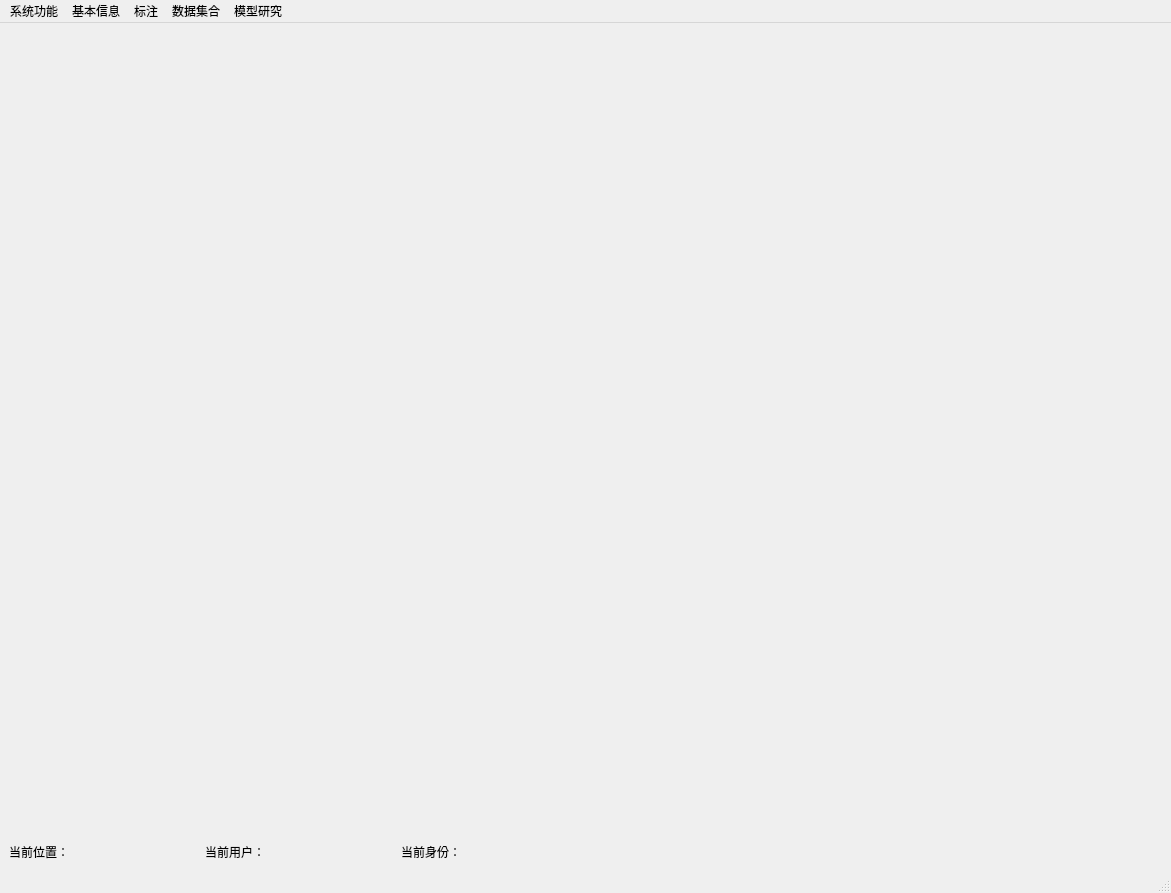
<?xml version="1.0" encoding="UTF-8"?>
<ui version="4.0">
 <class>MainWindow</class>
 <widget class="QMainWindow" name="MainWindow">
  <property name="geometry">
   <rect>
    <x>0</x>
    <y>0</y>
    <width>1171</width>
    <height>893</height>
   </rect>
  </property>
  <property name="windowTitle">
   <string>MainWindow</string>
  </property>
  <widget class="QWidget" name="centralwidget">
   <layout class="QVBoxLayout" name="verticalLayout" stretch="9,0">
    <item>
     <widget class="QWidget" name="widget" native="true"/>
    </item>
    <item>
     <layout class="QHBoxLayout" name="horizontalLayout" stretch="2,2,2,6">
      <item>
       <widget class="QLabel" name="label">
        <property name="text">
         <string>当前位置：</string>
        </property>
       </widget>
      </item>
      <item>
       <widget class="QLabel" name="label_3">
        <property name="text">
         <string>当前用户：</string>
        </property>
       </widget>
      </item>
      <item>
       <widget class="QLabel" name="label_2">
        <property name="text">
         <string>当前身份：</string>
        </property>
       </widget>
      </item>
      <item>
       <spacer name="horizontalSpacer">
        <property name="orientation">
         <enum>Qt::Horizontal</enum>
        </property>
        <property name="sizeHint" stdset="0">
         <size>
          <width>40</width>
          <height>20</height>
         </size>
        </property>
       </spacer>
      </item>
     </layout>
    </item>
   </layout>
  </widget>
  <widget class="QMenuBar" name="menubar">
   <property name="geometry">
    <rect>
     <x>0</x>
     <y>0</y>
     <width>1171</width>
     <height>23</height>
    </rect>
   </property>
   <widget class="QMenu" name="menu_1">
    <property name="title">
     <string>系统功能</string>
    </property>
    <addaction name="action_1"/>
    <addaction name="action_2"/>
    <addaction name="action_3"/>
    <addaction name="action_4"/>
    <addaction name="action_5"/>
    <addaction name="action_6"/>
    <addaction name="action_7"/>
   </widget>
   <widget class="QMenu" name="menu_2">
    <property name="title">
     <string>基本信息</string>
    </property>
    <addaction name="action_8"/>
    <addaction name="action_9"/>
    <addaction name="action_10"/>
    <addaction name="action_11"/>
    <addaction name="action_12"/>
    <addaction name="action_13"/>
   </widget>
   <widget class="QMenu" name="menu">
    <property name="title">
     <string>标注</string>
    </property>
    <addaction name="action_14"/>
    <addaction name="action_15"/>
    <addaction name="action_16"/>
    <addaction name="action_17"/>
    <addaction name="action_18"/>
    <addaction name="action_20"/>
   </widget>
   <widget class="QMenu" name="menu_3">
    <property name="title">
     <string>数据集合</string>
    </property>
    <addaction name="action_21"/>
    <addaction name="action"/>
    <addaction name="action_22"/>
   </widget>
   <widget class="QMenu" name="menu_4">
    <property name="title">
     <string>模型研究</string>
    </property>
    <addaction name="action_23"/>
    <addaction name="action_24"/>
    <addaction name="action_25"/>
    <addaction name="action_26"/>
   </widget>
   <addaction name="menu_1"/>
   <addaction name="menu_2"/>
   <addaction name="menu"/>
   <addaction name="menu_3"/>
   <addaction name="menu_4"/>
  </widget>
  <widget class="QStatusBar" name="statusbar"/>
  <action name="action_1">
   <property name="text">
    <string>用户管理</string>
   </property>
  </action>
  <action name="action_2">
   <property name="text">
    <string>密码修改</string>
   </property>
  </action>
  <action name="action_3">
   <property name="text">
    <string>标注类型</string>
   </property>
  </action>
  <action name="action_4">
   <property name="text">
    <string>基本设置</string>
   </property>
  </action>
  <action name="action_5">
   <property name="text">
    <string>导联配置</string>
   </property>
  </action>
  <action name="action_6">
   <property name="text">
    <string>切换用户</string>
   </property>
  </action>
  <action name="action_7">
   <property name="text">
    <string>退出</string>
   </property>
  </action>
  <action name="action_8">
   <property name="text">
    <string>新增病人</string>
   </property>
  </action>
  <action name="action_9">
   <property name="text">
    <string>导出病人</string>
   </property>
  </action>
  <action name="action_10">
   <property name="text">
    <string>导入病人</string>
   </property>
  </action>
  <action name="action_11">
   <property name="text">
    <string>病人信息</string>
   </property>
  </action>
  <action name="action_12">
   <property name="text">
    <string>诊断信息</string>
   </property>
  </action>
  <action name="action_13">
   <property name="text">
    <string>数据导入</string>
   </property>
  </action>
  <action name="action_14">
   <property name="text">
    <string>初始标注</string>
   </property>
  </action>
  <action name="action_15">
   <property name="text">
    <string>自动标注</string>
   </property>
  </action>
  <action name="action_16">
   <property name="text">
    <string>评估标注</string>
   </property>
  </action>
  <action name="action_17">
   <property name="text">
    <string>清理标注</string>
   </property>
  </action>
  <action name="action_18">
   <property name="text">
    <string>导出标注</string>
   </property>
  </action>
  <action name="action_20">
   <property name="text">
    <string>导入标注</string>
   </property>
   <property name="autoRepeat">
    <bool>false</bool>
   </property>
  </action>
  <action name="action_21">
   <property name="text">
    <string>样本统计</string>
   </property>
  </action>
  <action name="action">
   <property name="text">
    <string>构建集合</string>
   </property>
  </action>
  <action name="action_22">
   <property name="text">
    <string>集合清理</string>
   </property>
  </action>
  <action name="action_23">
   <property name="text">
    <string>算法管理</string>
   </property>
  </action>
  <action name="action_24">
   <property name="text">
    <string>模型管理</string>
   </property>
  </action>
  <action name="action_25">
   <property name="text">
    <string>模型训练</string>
   </property>
  </action>
  <action name="action_26">
   <property name="text">
    <string>模型测试</string>
   </property>
  </action>
 </widget>
 <resources/>
 <connections/>
</ui>
